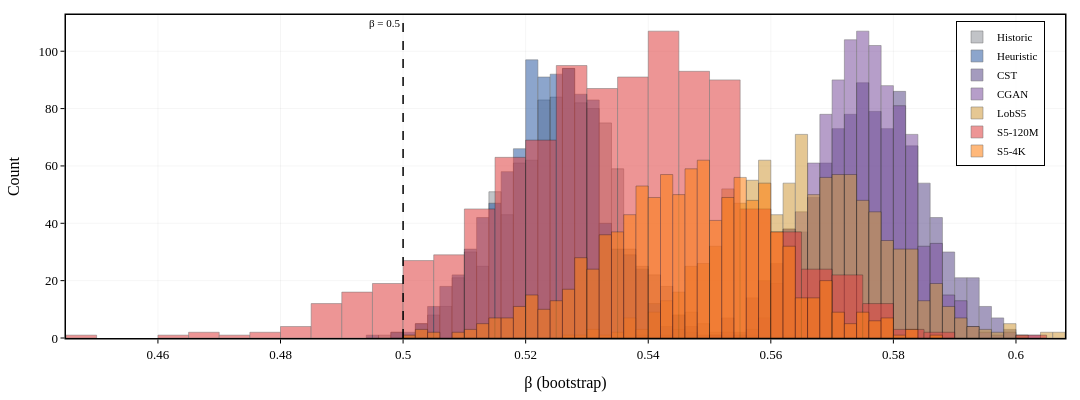

This figure's notebook cell:
### Code cell
# -- Figure: Bootstrap Beta Distributions (7 models) --

fig = go.Figure()
for label, r in R.items():
    bb = r['boot']
    if len(bb) == 0:
        continue
    fig.add_trace(go.Histogram(
        x=bb, nbinsx=50, name=label, opacity=0.55,
        marker_color=SCENARIOS[label]['color'],
        marker_line_color='black', marker_line_width=0.5))

fig.add_vline(x=0.5, line_dash='dash', line_color='black', line_width=1.5,
              annotation_text='\u03b2 = 0.5', annotation_font_size=11,
              annotation_position='top left')

pub_layout(fig, width=FULL_W, height=400, legend_pos='tr',
           barmode='overlay')
fig.update_xaxes(title_text='\u03b2 (bootstrap)')
fig.update_yaxes(title_text='Count')
save_fig(fig, 'bootstrap_beta_7m.png')
fig.show()

### Figure 1 — Plotly figure (JSON) as saved in the notebook; plotly's stock layout.template omitted (floating-point values rounded to 4 significant figures; data arrays with more than 128 entries replaced by an {"elided": "..."} marker saying what was removed)
{"data": [{"marker": {"color": "#8F939A", "line": {"color": "black", "width": 0.5}}, "name": "Historic", "nbinsx": 50, "opacity": 0.55, "type": "histogram", "x": {"elided": "1000 float values"}}, {"marker": {"color": "#2F5DA3", "line": {"color": "black", "width": 0.5}}, "name": "Heuristic", "nbinsx": 50, "opacity": 0.55, "type": "histogram", "x": {"elided": "1000 float values"}}, {"marker": {"color": "#5B4B8A", "line": {"color": "black", "width": 0.5}}, "name": "CST", "nbinsx": 50, "opacity": 0.55, "type": "histogram", "x": {"elided": "1000 float values"}}, {"marker": {"color": "#7B4F9E", "line": {"color": "black", "width": 0.5}}, "name": "CGAN", "nbinsx": 50, "opacity": 0.55, "type": "histogram", "x": {"elided": "1000 float values"}}, {"marker": {"color": "#D09A3C", "line": {"color": "black", "width": 0.5}}, "name": "LobS5", "nbinsx": 50, "opacity": 0.55, "type": "histogram", "x": {"elided": "1000 float values"}}, {"marker": {"color": "#E04040", "line": {"color": "black", "width": 0.5}}, "name": "S5-120M", "nbinsx": 50, "opacity": 0.55, "type": "histogram", "x": {"elided": "1000 float values"}}, {"marker": {"color": "#FF7F0E", "line": {"color": "black", "width": 0.5}}, "name": "S5-4K", "nbinsx": 50, "opacity": 0.55, "type": "histogram", "x": {"elided": "1000 float values"}}], "layout": {"annotations": [{"font": {"size": 11}, "showarrow": false, "text": "β = 0.5", "x": 0.5, "xanchor": "right", "xref": "x", "y": 1, "yanchor": "top", "yref": "y domain"}], "barmode": "overlay", "font": {"color": "black", "family": "Times New Roman, DejaVu Serif, serif", "size": 13}, "height": 400, "legend": {"bgcolor": "rgba(255,255,255,0.85)", "bordercolor": "black", "borderwidth": 1, "font": {"size": 11}, "x": 0.98, "xanchor": "right", "y": 0.98, "yanchor": "top"}, "margin": {"b": 55, "l": 60, "r": 15, "t": 15}, "shapes": [{"line": {"color": "black", "dash": "dash", "width": 1.5}, "type": "line", "x0": 0.5, "x1": 0.5, "xref": "x", "y0": 0, "y1": 1, "yref": "y domain"}], "title": {}, "width": 1080, "xaxis": {"gridcolor": "rgba(0,0,0,0.08)", "gridwidth": 0.5, "linecolor": "black", "linewidth": 1.5, "mirror": true, "showgrid": true, "showline": true, "tickcolor": "black", "ticklen": 4, "ticks": "outside", "tickwidth": 1, "title": {"text": "β (bootstrap)"}, "zeroline": false}, "yaxis": {"gridcolor": "rgba(0,0,0,0.08)", "gridwidth": 0.5, "linecolor": "black", "linewidth": 1.5, "mirror": true, "showgrid": true, "showline": true, "tickcolor": "black", "ticklen": 4, "ticks": "outside", "tickwidth": 1, "title": {"text": "Count"}, "zeroline": false}}}
